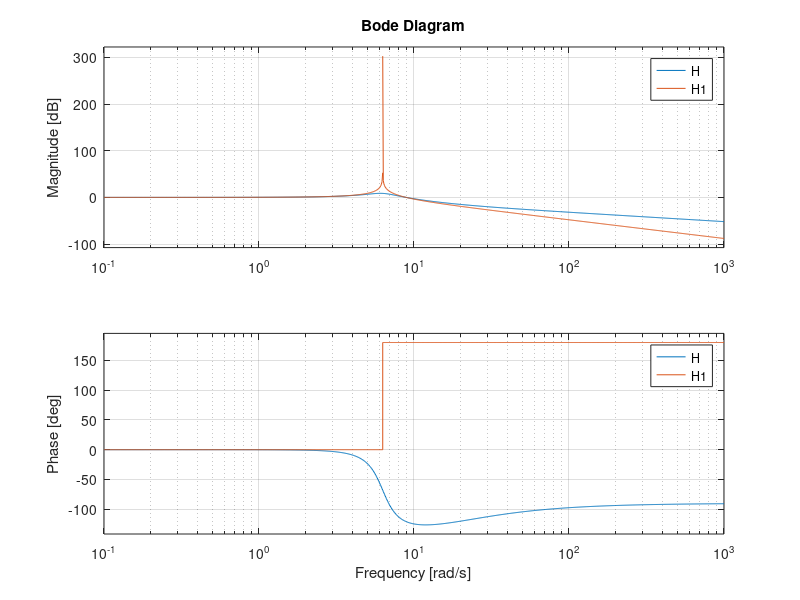

Reproduce this figure in MATLAB.
%%TASK 1.1
m_p = 0.16; %kg
c_p = 0.4; %Ns/m
k_p = 6.32; %N/m
c_p1 = 0;

w_n = sqrt(k_p/m_p);
zeta= c_p/2*sqrt(k_p*m_p);
zeta1 = c_p1/2*sqrt(k_p*m_p);
%%TASK 1.3
H = tf([0,2*zeta*w_n,w_n^2],[1,2*zeta*w_n,w_n^2]);
H1 = tf([0,2*zeta1*w_n,w_n^2],[1,2*zeta1*w_n,w_n^2]);

bode(H,H1);
